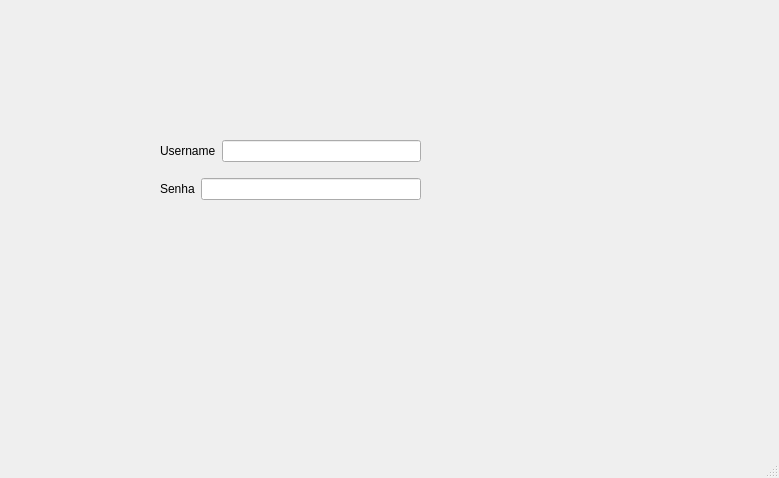
<?xml version="1.0" encoding="UTF-8"?>
<ui version="4.0">
 <class>MainWindow</class>
 <widget class="QMainWindow" name="MainWindow">
  <property name="geometry">
   <rect>
    <x>0</x>
    <y>0</y>
    <width>779</width>
    <height>478</height>
   </rect>
  </property>
  <property name="windowTitle">
   <string>MainWindow</string>
  </property>
  <widget class="QWidget" name="centralwidget">
   <widget class="QWidget" name="verticalLayoutWidget">
    <property name="geometry">
     <rect>
      <x>160</x>
      <y>130</y>
      <width>261</width>
      <height>81</height>
     </rect>
    </property>
    <layout class="QVBoxLayout" name="verticalLayout">
     <item>
      <layout class="QHBoxLayout" name="horizontalLayout">
       <item>
        <widget class="QLabel" name="label">
         <property name="text">
          <string>Username</string>
         </property>
        </widget>
       </item>
       <item>
        <widget class="QLineEdit" name="txt_username"/>
       </item>
      </layout>
     </item>
     <item>
      <layout class="QHBoxLayout" name="horizontalLayout_2">
       <item>
        <widget class="QLabel" name="label_2">
         <property name="text">
          <string>Senha</string>
         </property>
        </widget>
       </item>
       <item>
        <widget class="QLineEdit" name="txt_senha">
         <property name="echoMode">
          <enum>QLineEdit::Password</enum>
         </property>
        </widget>
       </item>
      </layout>
     </item>
    </layout>
   </widget>
  </widget>
  <widget class="QMenuBar" name="menubar">
   <property name="geometry">
    <rect>
     <x>0</x>
     <y>0</y>
     <width>779</width>
     <height>21</height>
    </rect>
   </property>
  </widget>
  <widget class="QStatusBar" name="statusbar"/>
 </widget>
 <resources/>
 <connections/>
</ui>
